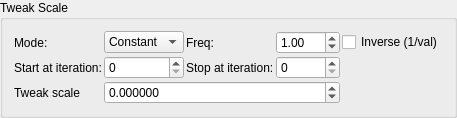
    <widget class="QGroupBox" name="groupBox_5">
     <property name="title">
      <string>Tweak Scale</string>
     </property>
     <layout class="QVBoxLayout" name="verticalLayout_10">
      <item>
       <layout class="QGridLayout" name="gridLayout_82">
        <property name="spacing">
         <number>2</number>
        </property>
        <item row="2" column="3">
         <widget class="MySpinBox" name="spinboxInt_transf_stop_iterations_C1">
          <property name="sizePolicy">
           <sizepolicy hsizetype="Preferred" vsizetype="Maximum">
            <horstretch>0</horstretch>
            <verstretch>0</verstretch>
           </sizepolicy>
          </property>
          <property name="maximum">
           <number>999</number>
          </property>
         </widget>
        </item>
      <item row="1" column="0">
       <widget class="QLabel"><property name="text"><string>Mode:</string></property></widget>
      </item>
      <item row="1" column="1">
       <widget class="MyComboBox" name="comboBox_transf_multiplier_value_mode_2">
        <item><property name="text"><string notr="true">Constant</string></property></item>
        <item><property name="text"><string notr="true">Sine</string></property></item>
        <item><property name="text"><string notr="true">Ramp</string></property></item>
       </widget>
      </item>
      <item row="1" column="2">
       <widget class="QLabel"><property name="text"><string>Freq:</string></property></widget>
      </item>
      <item row="1" column="3">
       <widget class="MyDoubleSpinBox" name="spinbox_transf_multiplier_frequency_2">
        <property name="minimum"><double>0.01</double></property><property name="maximum"><double>100.0</double></property>
        <property name="singleStep"><double>0.1</double></property><property name="value"><double>1.0</double></property>
       </widget>
      </item>
      <item row="1" column="4" colspan="2">
       <widget class="MyCheckBox" name="checkBox_transf_multiplier_inverse_2">
        <property name="text"><string>Inverse (1/val)</string></property>
       </widget>
      </item>
        <item row="2" column="2">
         <widget class="QLabel" name="label_53">
          <property name="text">
           <string>Stop at iteration:</string>
          </property>
         </widget>
        </item>
        <item row="2" column="1">
         <widget class="MySpinBox" name="spinboxInt_transf_start_iterations_C">
          <property name="sizePolicy">
           <sizepolicy hsizetype="Minimum" vsizetype="Maximum">
            <horstretch>0</horstretch>
            <verstretch>0</verstretch>
           </sizepolicy>
          </property>
          <property name="minimum">
           <number>0</number>
          </property>
          <property name="maximum">
           <number>999</number>
          </property>
          <property name="value">
           <number>0</number>
          </property>
         </widget>
        </item>
        <item row="2" column="0">
         <widget class="QLabel" name="label_73">
          <property name="text">
           <string>Start at iteration:</string>
          </property>
         </widget>
        </item>
        <item row="3" column="0">
         <widget class="QLabel" name="label_261">
          <property name="text">
           <string>Tweak scale</string>
          </property>
         </widget>
        </item>
        <item row="3" column="1" colspan="3">
         <widget class="MyDoubleSpinBox" name="spinbox_transf_scaleG_1">
          <property name="sizePolicy">
           <sizepolicy hsizetype="Minimum" vsizetype="Maximum">
            <horstretch>0</horstretch>
            <verstretch>0</verstretch>
           </sizepolicy>
          </property>
          <property name="prefix">
           <string/>
          </property>
          <property name="suffix">
           <string/>
          </property>
          <property name="decimals">
           <number>6</number>
          </property>
          <property name="minimum">
           <double>-99.989999999999995</double>
          </property>
          <property name="maximum">
           <double>99.989999999999995</double>
          </property>
          <property name="singleStep">
           <double>0.100000000000000</double>
          </property>
         </widget>
        </item>
       </layout>
      </item>
     </layout>
    </widget>
